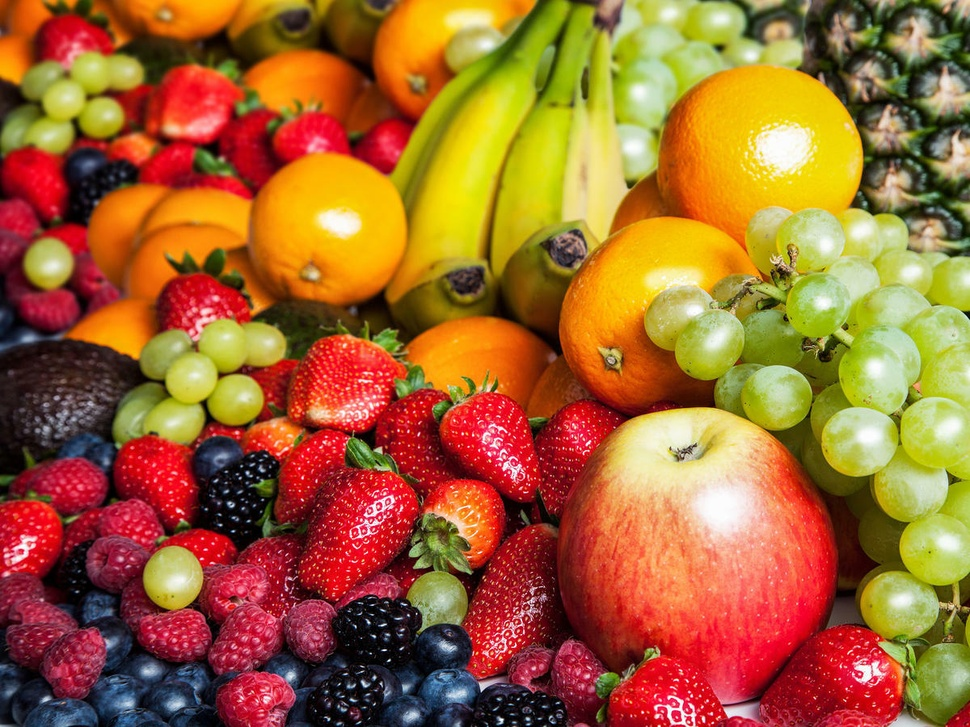
#> input picture Practicing-Coding/Python/College/Fruits.jpeg, 970 x 727 px, shrunk from 1200 x 900 before the run, found by its file name
$ python ToGray.py
#> lines starting #> are read from the running program, lines starting #| are printed output that depends on the picture
#> further down, img is the input picture: shape (727, 970, 3); mean B, G, R 48.5, 101.5, 161.9
import cv2
import numpy as np
def grayscale(img):
    height,width=img.shape[:2]
#> height = 727; width = 970
    gray_image=np.zeros((height,width),dtype=np.uint8)
    for i in range(height):
        for j in range(width):
            red=img[i,j,0]
            green=img[i,j,1]
            blue=img[i,j,2]
            gray_value=0.3*red + 0.58*green +0.11*blue
            gray_image[i,j]=gray_value
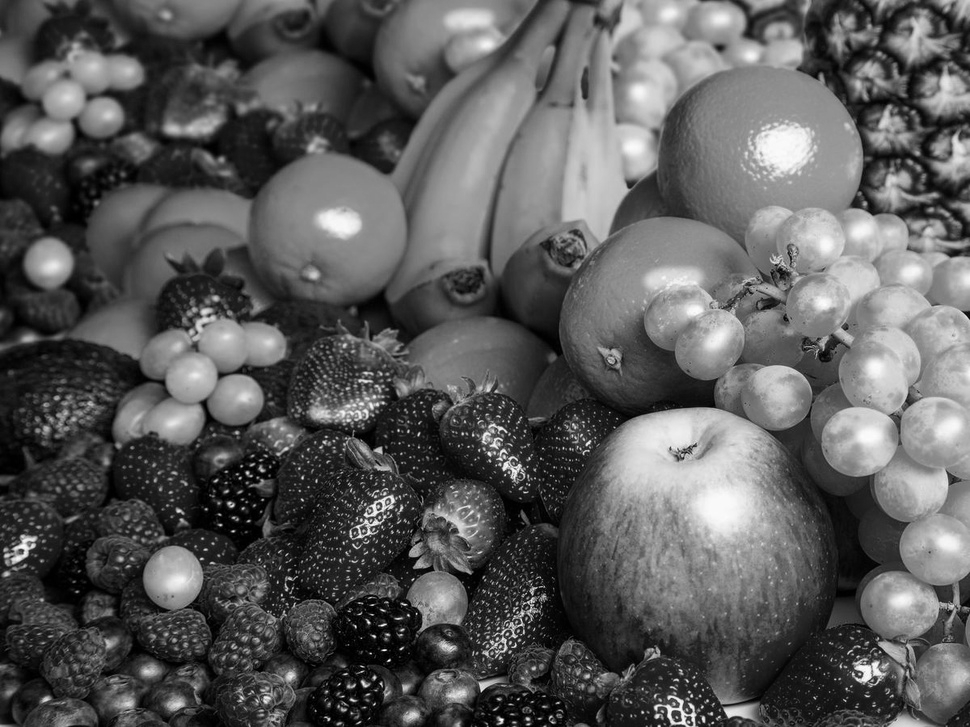
#> gray_image: shape (727, 970); min 0, max 252, mean 90.7
    return gray_image

def change_color(img):
    height,width=img.shape
#> height = 727; width = 970
    for i in range(height):
        for j in range(width):
            img[i,j]=255-img[i,j]
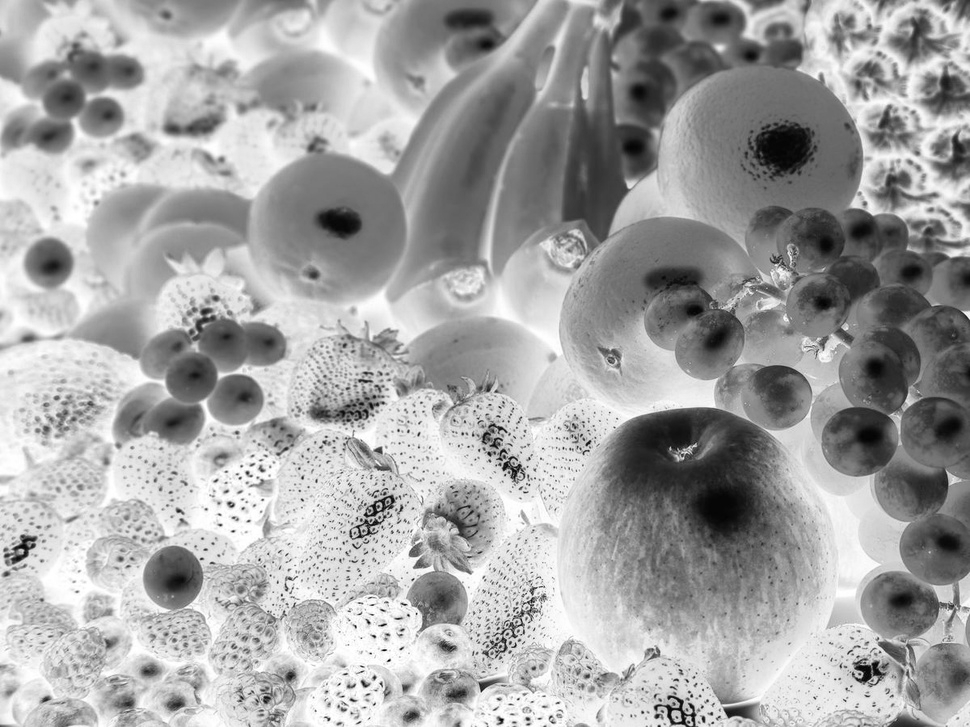
#> img: shape (727, 970); min 3, max 255, mean 164.3
    return img
img=cv2.imread("E:\Documents\GitHub\Practice-Codes\Practicing-Coding\Python\College\Fruits.jpeg")
gray_image=grayscale(img)
cv2.imshow("Window",gray_image)
cv2.waitKey(0)
negative_image=change_color(gray_image)
cv2.imshow("Window",negative_image)
cv2.waitKey(0)

$ run again, with Practicing-Coding/Python/College/1.png saved as Practicing-Coding/Python/College/Fruits.jpeg
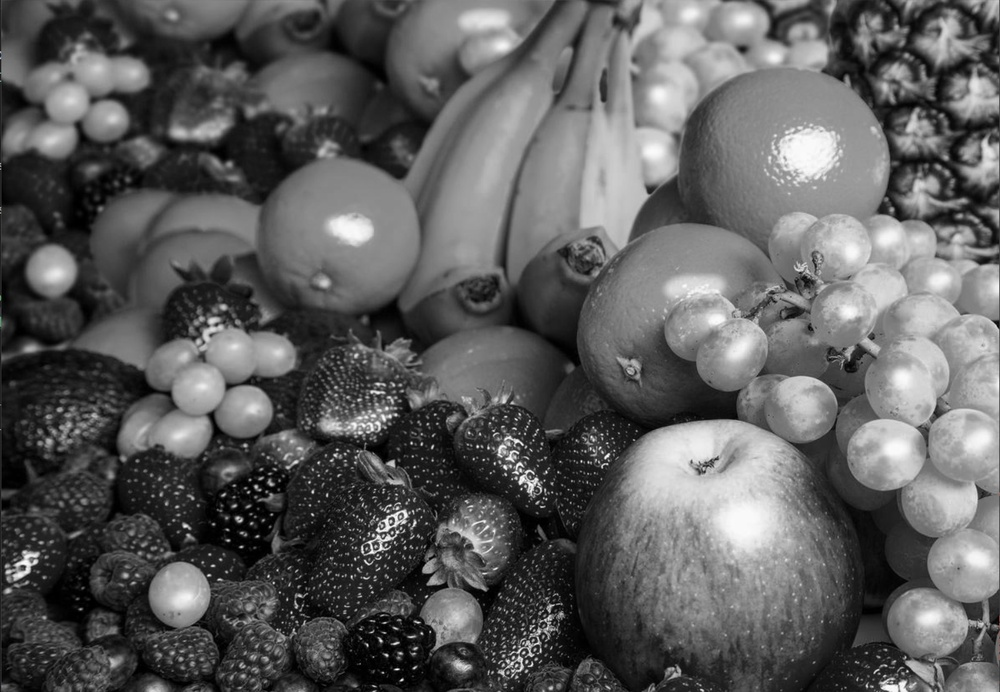
#> input picture Practicing-Coding/Python/College/1.png, 1000 x 692 px, shrunk from 1502 x 1040 before the run, found by its file name
#> img is the input picture: shape (692, 1000, 3); mean B, G, R 93.2, 93.2, 93.2
#> after the loop in change_color, `for i in range(height):`:
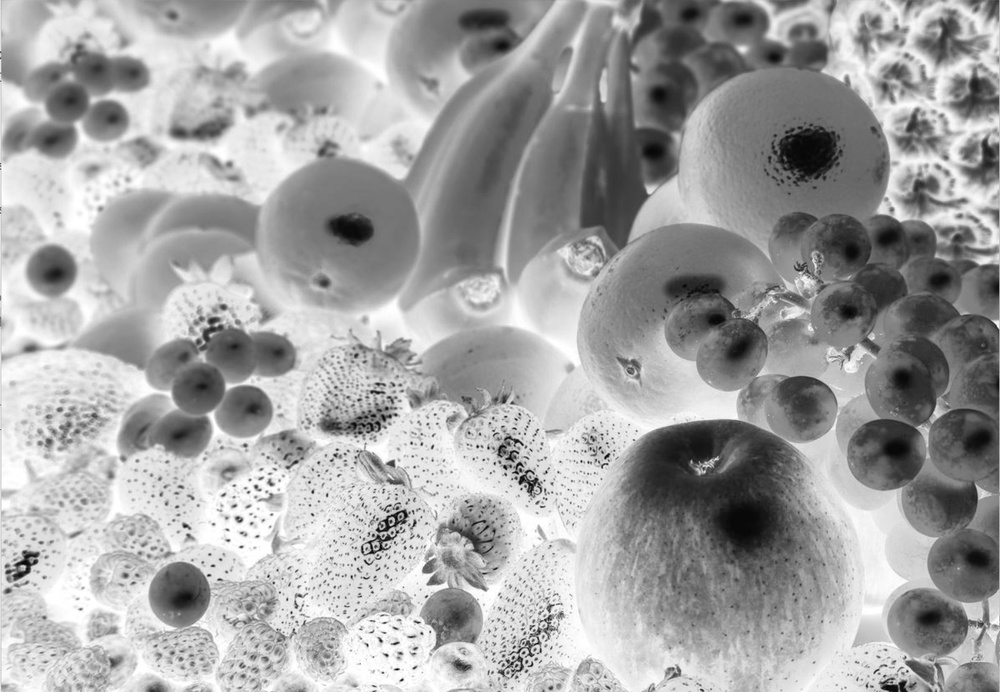
#> img: shape (692, 1000); min 3, max 255, mean 163.3

$ run again, with Practicing-Coding/Python/College/2.png saved as Practicing-Coding/Python/College/Fruits.jpeg
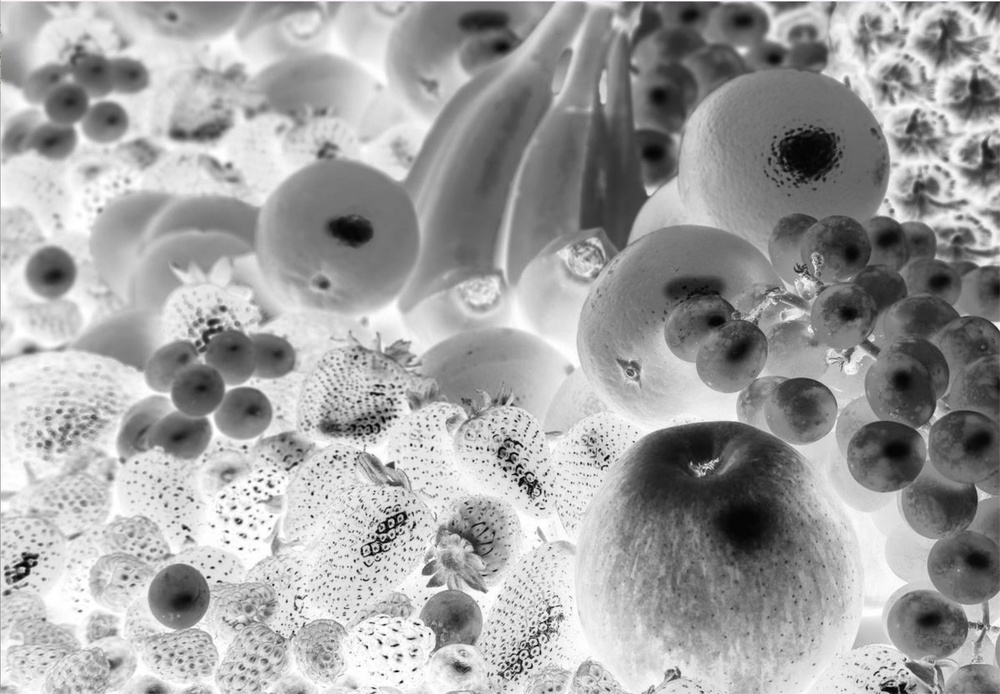
#> input picture Practicing-Coding/Python/College/2.png, 1000 x 694 px, shrunk from 1501 x 1042 before the run, found by its file name
#> img is the input picture: shape (694, 1000, 3); mean B, G, R 161.8, 161.8, 161.8
#> after the loop in change_color, `for i in range(height):`:
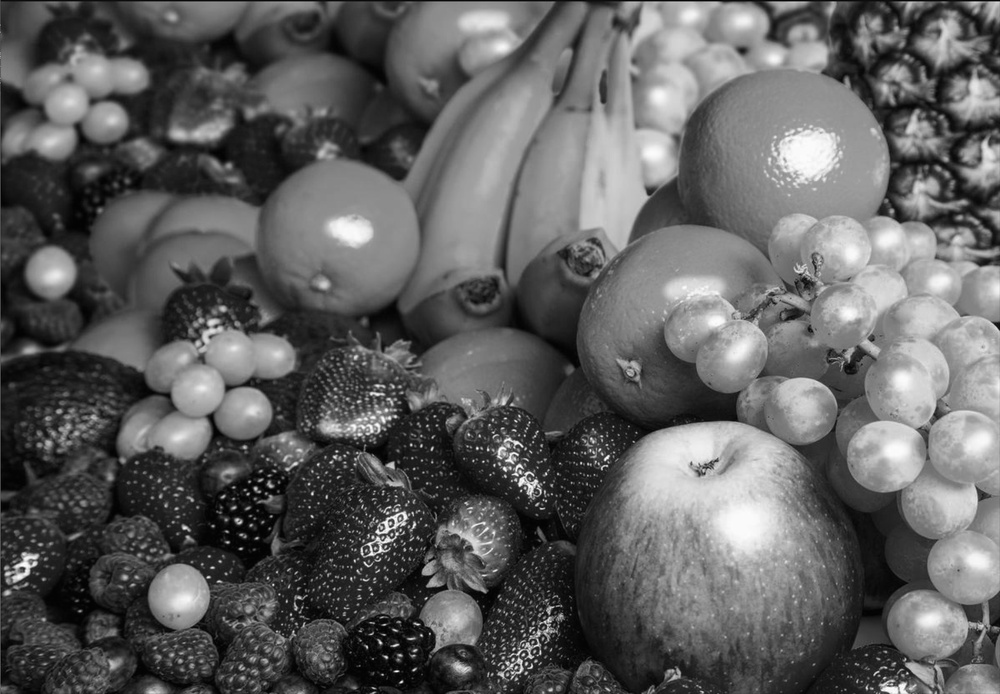
#> img: shape (694, 1000); min 3, max 255, mean 95.4

$ run again, with Practicing-Coding/Python/College/3.png saved as Practicing-Coding/Python/College/Fruits.jpeg
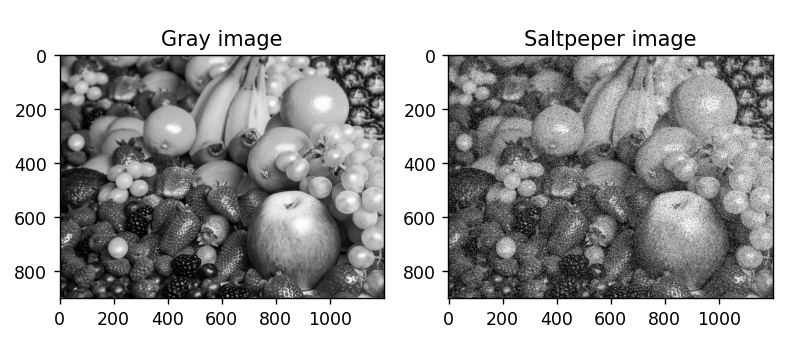
#> input picture Practicing-Coding/Python/College/3.png, 788 x 348 px, found by its file name
#> img is the input picture: shape (348, 788, 3); min 0, max 255, mean 168.2
#> after the loop in change_color, `for i in range(height):`:
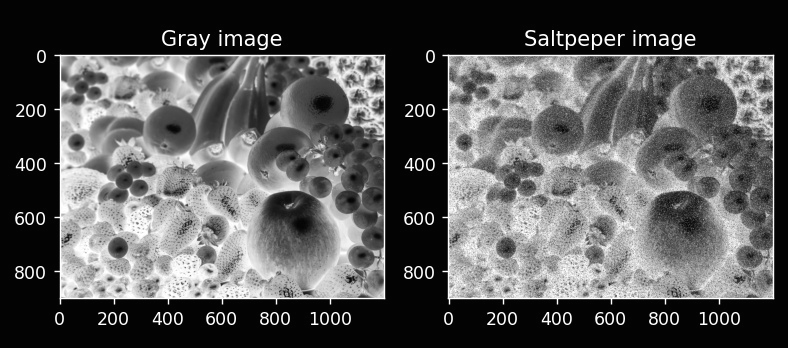
#> img: shape (348, 788); min 3, max 255, mean 88.9
